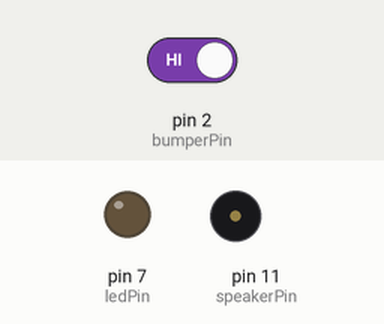
Simulated run of this sketch. Board: Arduino Uno, built with avr-gcc and run on an emulated ATmega328P. Shown: output pins drawn as LEDs (lit = HIGH), buzzer (waves = sounding). The inputs (shaded band) are chosen by the test bench; at power-on: pin 2 (bumperPin) HIGH. What the sketch prints to the serial monitor is not drawn.

Above: at 1.2 s.
1.3 s: pin 2 (bumperPin) driven LOW
At 2.5 s:
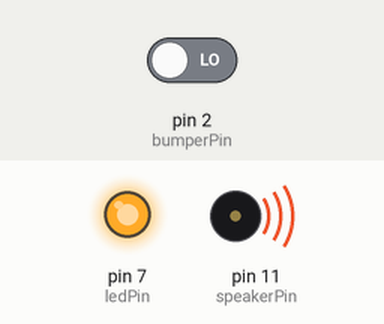
2.8 s: pin 2 (bumperPin) driven HIGH
At 3.8 s:
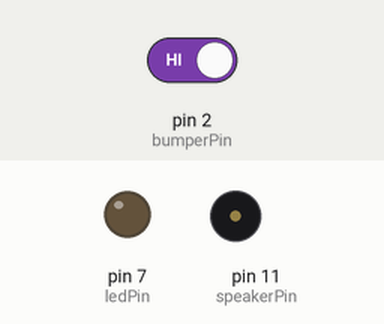
Timing chart, 0 to 5.8 s (numbered marks = the images above; inputs shaded):
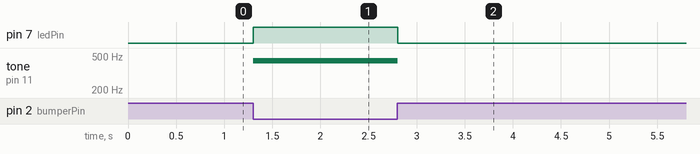

Measured:
- after the input at 1.3 s, pin 7 (ledPin): LOW → HIGH at once; tone on pin 11 (speakerPin): silent → 440 Hz at once
- after the input at 2.8 s, pin 7 (ledPin): HIGH → LOW at once; tone on pin 11 (speakerPin): 440 Hz → silent at once

The sketch:

bumpTest.ino
```cpp
int ledPin = 7;
int bumperPin = 2;
int speakerPin = 11;
int val = 0;
int iVal =0;

void setup()
{
 pinMode(ledPin, OUTPUT);
 pinMode(speakerPin, OUTPUT);
 pinMode(bumperPin, INPUT);
 Serial.begin(9600);
}

void loop()
{
  val = digitalRead(bumperPin);
  if(val == LOW)
  {
   digitalWrite(ledPin, HIGH);
   tone(speakerPin, 440);
  }
  else
  {
   digitalWrite(ledPin, LOW);
   noTone(speakerPin);
  }
  Serial.println(val);
  //delay(1000);

}
```
